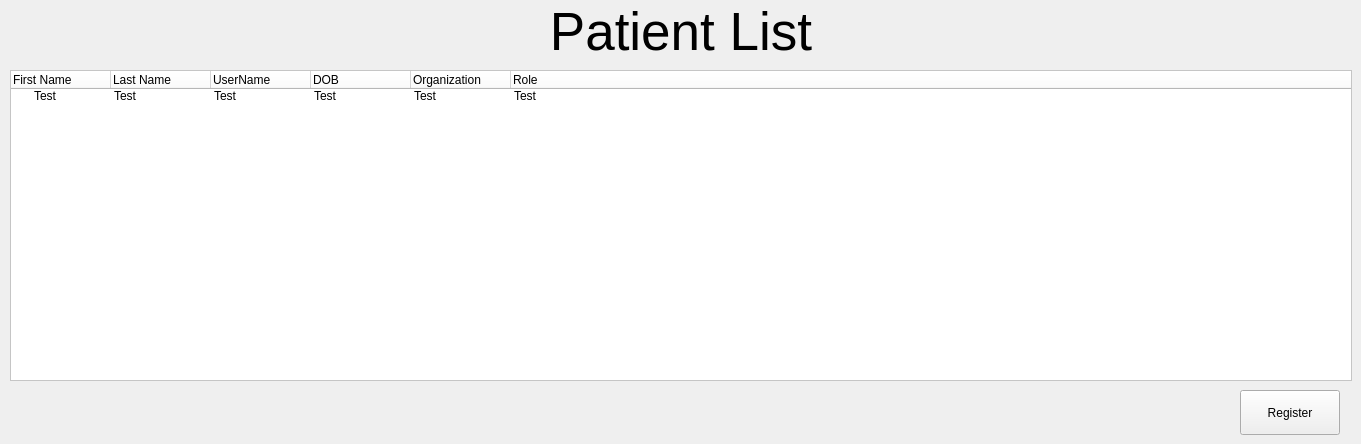
            <widget class="QWidget" name="page_2">
             <widget class="QTreeWidget" name="treeWidget_2">
              <property name="geometry">
               <rect>
                <x>10</x>
                <y>70</y>
                <width>1342</width>
                <height>311</height>
               </rect>
              </property>
              <property name="styleSheet">
               <string notr="true">background-color: rgb(255, 255, 255);</string>
              </property>
              <column>
               <property name="text">
                <string>First Name</string>
               </property>
              </column>
              <column>
               <property name="text">
                <string>Last Name</string>
               </property>
              </column>
              <column>
               <property name="text">
                <string>UserName</string>
               </property>
              </column>
              <column>
               <property name="text">
                <string>DOB</string>
               </property>
              </column>
              <column>
               <property name="text">
                <string>Organization</string>
               </property>
              </column>
              <column>
               <property name="text">
                <string>Role</string>
               </property>
              </column>
              <item>
               <property name="text">
                <string>Test</string>
               </property>
               <property name="text">
                <string>Test</string>
               </property>
               <property name="text">
                <string>Test</string>
               </property>
               <property name="text">
                <string>Test</string>
               </property>
               <property name="text">
                <string>Test</string>
               </property>
               <property name="text">
                <string>Test</string>
               </property>
              </item>
             </widget>
             <widget class="QLabel" name="patientPage_label_2">
              <property name="geometry">
               <rect>
                <x>10</x>
                <y>0</y>
                <width>1342</width>
                <height>64</height>
               </rect>
              </property>
              <property name="font">
               <font>
                <pointsize>40</pointsize>
               </font>
              </property>
              <property name="styleSheet">
               <string notr="true">color: rgb(0, 0, 0);</string>
              </property>
              <property name="text">
               <string>Patient List</string>
              </property>
              <property name="alignment">
               <set>Qt::AlignCenter</set>
              </property>
             </widget>
             <widget class="QPushButton" name="btn_register_2">
              <property name="geometry">
               <rect>
                <x>1240</x>
                <y>390</y>
                <width>100</width>
                <height>45</height>
               </rect>
              </property>
              <property name="minimumSize">
               <size>
                <width>100</width>
                <height>45</height>
               </size>
              </property>
              <property name="maximumSize">
               <size>
                <width>100</width>
                <height>100</height>
               </size>
              </property>
              <property name="styleSheet">
               <string notr="true">QPushButton{
 	color: rgb(255, 255, 255);
	background-color: rgb(128, 128, 128);
	border: 0px solid;
}

&quot;&quot;&quot;
QPushButton:hover{
	background-color: rgb(78, 202, 255);
}</string>
              </property>
              <property name="text">
               <string>Register</string>
              </property>
             </widget>
            </widget>
